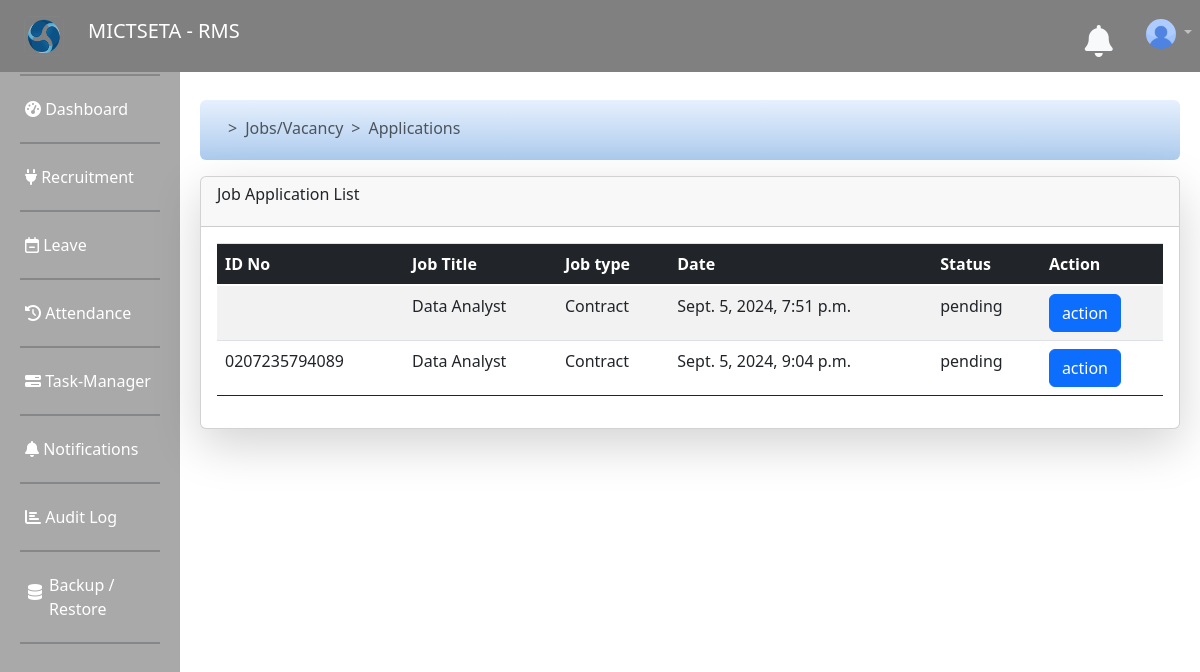
The page /dashboard/job_applications/ (signed in) on the database its author committed.
### jobs/models.py (models this page shows, shortened)
class JobApplication(models.Model):
    user = models.ForeignKey(User, on_delete=models.CASCADE, related_name="applications")
    job_id = models.ForeignKey(JobPost, on_delete=models.CASCADE)
    date = models.DateTimeField(auto_now_add=True)
    status = models.CharField(max_length=100, null=False)

class JobPost(models.Model):
    user = models.ForeignKey(User, on_delete=models.CASCADE, related_name='jobs')
    assigned_to = models.ForeignKey(User, on_delete=models.CASCADE, default=1)
    title = models.CharField(max_length=225, unique=False, null=False)
    description = models.TextField(null=False)
    start_date = models.DateTimeField(auto_now_add=True)
    end_date = models.DateTimeField(null=False)
    location = models.CharField(max_length=225, unique=False, null=False)
    salary_range = models.CharField(max_length=100, null=True)  # Added field for salary range
    job_type = models.CharField(max_length=50, null=False, default='Full-time')  # Added field for job type
    industry = models.CharField(max_length=100, null=True)  # Added field for industry
    company_name = models.CharField(max_length=225, null=True)  # Added field for company name
    status = models.CharField(max_length=20, null=False, default="waiting")
    is_complete = models.BooleanField(null=False, default=False)
    is_approved = models.BooleanField(null=False, default=False)

### profiles/models.py (models this page shows, shortened)
class Profile(models.Model):
    user = models.OneToOneField(User, on_delete=models.CASCADE)
    idnumber = models.CharField(max_length=13, unique=True)
    phone = models.CharField(max_length=10, unique=True, null=True)
    dob = models.CharField(max_length=6,null=False )
    gender = models.CharField(max_length=6, null=True)
    age = models.CharField(max_length=6, null=True)
    maritial_status = models.CharField(max_length=10, null=True)
    race = models.CharField(max_length=15, null=True)
    disability = models.CharField(max_length=30, null=True)
    is_verified = models.BooleanField(default=False, null=False)
    linkedin_profile = models.CharField(max_length=225)
    personal_website = models.CharField(max_length=225)
    uuid = models.UUIDField(default=uuid.uuid4, editable=False, unique=True)

### dashboard/views.py (the view)
# urls.py: path('job_applications/', views.job_applications, name="dashboard.job_applications"),
@csrf_protect
def job_applications(request):
	if request.user.is_authenticated:
		applications = JobApplication.objects.all()
		return render(request, 'job_applications.html', {'total':JobApplication, 'applications':applications})
	else:
		return redirect('render_auth_page')

### dashboard/templates/job_applications.html (shortened to what this page needs)
{% extends 'dashboard_base.html' %}
{% block breadcrumbs %}
    <li class="breadcrumb-item active" aria-current="page"> Jobs/Vacancy </li>
      <li class="breadcrumb-item active" aria-current="page"> Applications </li>
 {% endblock %}
{% block content %}
        <div class="card shadow-lg mt-3 rounded">
              <div class="card-header d-flex justify-content-between " style="height:50px;">
                <h6>Job Application List</h6>
              </div>
              <div class="card-body" style="overflow-x: scroll;">
                  <table id="application" class="table table-striped table-hover" style="width:100%">
                        <thead>
                            <tr>
                                <th class="bg-dark text-white">ID No </th>
                                <th class="bg-dark text-white">Job Title</th>
                                <th class="bg-dark text-white">Job type</th>
                                <th class="bg-dark text-white">Date</th>
                                <th class="bg-dark text-white">Status</th>
                                <th class="bg-dark text-white">Action</th>
                            </tr>
                        </thead>
                        <tbody>
                        {% for application in applications %}
                         <tr class="text-dark">
                            <td>{{application.user.profile.idnumber}} </td>
                            <td>{{application.job_id.title}}</td>
                            <td>{{application.job_id.job_type}}</td>
                            <td>{{application.date}}</td>
                            <td>{{application.status}}</td>
                            <td> <button type="button" class="btn btn-primary">action</button> </td>
                        </tr>
                        {% endfor %}
                        </tbody>
                    </table>
              </div>
        </div>
{% endblock %}

### rows shown on the page
JobApplication: job_id "Data Analyst", job_id.job_type "Contract", date "Sept. 5, 2024, 7:51 p.m.", status "pending"
JobApplication: user.profile.idnumber "0207235794089", job_id "Data Analyst", job_id.job_type "Contract", date "Sept. 5, 2024, 9:04 p.m.", status "pending"
